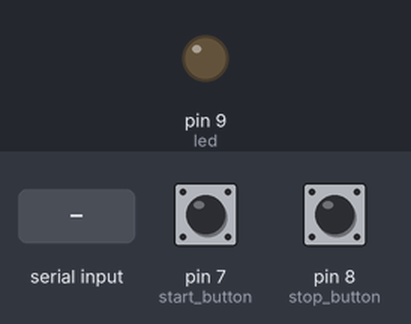
The sketch below on a simulated Arduino Uno, built with avr-gcc and run on an emulated ATmega328P. Shown: output pins drawn as LEDs (lit = HIGH). The test bench sets the inputs (shaded band); at power-on: pin 7 (start_button) HIGH, pin 8 (stop_button) HIGH.

Above: at 1.2 s.
1.3 s: "1" received over the second serial link
At 1.8 s:
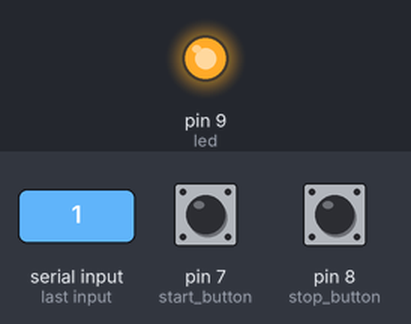
2.8 s: pin 7 (start_button) pulled LOW for 3.2 s
At 4.2 s:
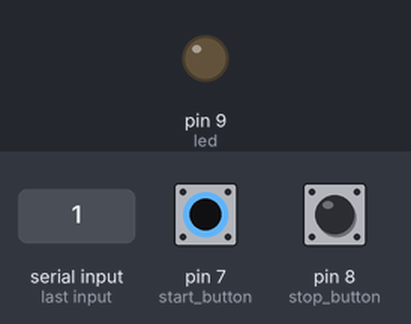
Timing chart, 0 to 7.5 s (numbered marks = the images above; inputs shaded):
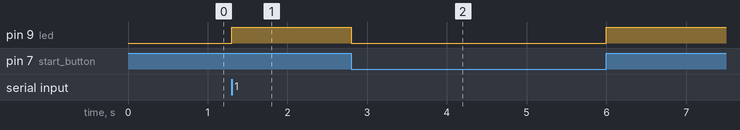

The sketch:

Bunty_remote.ino
```cpp
#include <SoftwareSerial.h>

SoftwareSerial Bluetooth(3, 2); // RX || TX --> Green || Yellow

const int start_button = 7;
const int stop_button = 8;
const int led = 9;

bool flag = false;

void setup() {
  // put your setup code here, to run once:
  Serial.begin(9600);
  Bluetooth.begin(38400);
  pinMode(led, OUTPUT);
  pinMode(start_button, INPUT_PULLUP);
  pinMode(stop_button, INPUT_PULLUP);

}

void loop() {


  int start_button_state = digitalRead(start_button);
  int stop_button_state = digitalRead(stop_button);

  if (Bluetooth.available()) {
    if (start_button_state == HIGH) {
      Bluetooth.write('a');
      flag = true;
    }
    else if (stop_button_state == HIGH) {
      Bluetooth.write('b');
      flag = false;
    }

    if (flag) {
      digitalWrite(led, HIGH);
    } else {
      digitalWrite(led, LOW);
    }
  }
}
```

Measured:
- after the input at 1.3 s, pin 9 (led): LOW → HIGH at once
- after the input at 2.8 s, pin 9 (led): HIGH → LOW at once, → HIGH 3.2 s later
